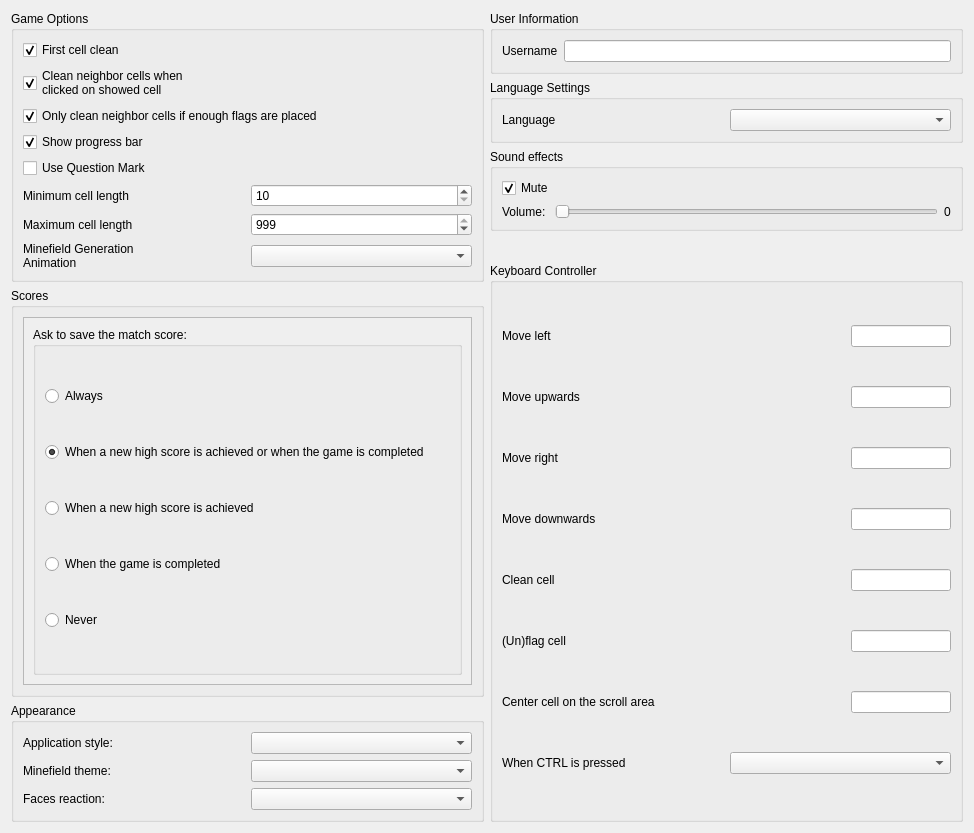
<?xml version="1.0" encoding="UTF-8"?>
<ui version="4.0">
 <class>LibreMinesPreferencesDialog</class>
 <widget class="QDialog" name="LibreMinesPreferencesDialog">
  <property name="geometry">
   <rect>
    <x>0</x>
    <y>0</y>
    <width>974</width>
    <height>833</height>
   </rect>
  </property>
  <property name="windowTitle">
   <string>Preferences</string>
  </property>
  <layout class="QGridLayout" name="gridLayout">
   <item row="0" column="0" rowspan="5">
    <widget class="QGroupBox" name="gbCheckBoxes">
     <property name="title">
      <string>Game Options</string>
     </property>
     <layout class="QVBoxLayout" name="verticalLayout">
      <item>
       <widget class="QCheckBox" name="cbFirstCellClean">
        <property name="text">
         <string>First cell clean</string>
        </property>
        <property name="checked">
         <bool>true</bool>
        </property>
       </widget>
      </item>
      <item>
       <widget class="QCheckBox" name="cbCleanNeighborCellsWhenClickedOnShowedCell">
        <property name="text">
         <string>Clean neighbor cells when
clicked on showed cell</string>
        </property>
        <property name="checked">
         <bool>true</bool>
        </property>
       </widget>
      </item>
      <item>
       <widget class="QCheckBox" name="cbUseNeighborProtection">
        <property name="text">
         <string>Only clean neighbor cells if enough flags are placed</string>
        </property>
        <property name="checked">
         <bool>true</bool>
        </property>
       </widget>
      </item>
      <item>
       <widget class="QCheckBox" name="cbProgressBarInGame">
        <property name="text">
         <string>Show progress bar</string>
        </property>
        <property name="checked">
         <bool>true</bool>
        </property>
       </widget>
      </item>
      <item>
       <widget class="QCheckBox" name="cbUseQuestionMark">
        <property name="text">
         <string>Use Question Mark</string>
        </property>
       </widget>
      </item>
      <item>
       <layout class="QHBoxLayout" name="horizontalLayout_12">
        <item>
         <widget class="QLabel" name="labelMinimumCellLength">
          <property name="text">
           <string>Minimum cell length</string>
          </property>
         </widget>
        </item>
        <item>
         <widget class="QSpinBox" name="sbMinimumCellLength">
          <property name="minimum">
           <number>10</number>
          </property>
          <property name="maximum">
           <number>999</number>
          </property>
         </widget>
        </item>
       </layout>
      </item>
      <item>
       <layout class="QHBoxLayout" name="horizontalLayout_11">
        <item>
         <widget class="QLabel" name="labelMaximumCellLength">
          <property name="text">
           <string>Maximum cell length</string>
          </property>
         </widget>
        </item>
        <item>
         <widget class="QSpinBox" name="sbMaximumCellLength">
          <property name="minimum">
           <number>10</number>
          </property>
          <property name="maximum">
           <number>999</number>
          </property>
          <property name="value">
           <number>999</number>
          </property>
          <property name="displayIntegerBase">
           <number>10</number>
          </property>
         </widget>
        </item>
       </layout>
      </item>
      <item>
       <layout class="QHBoxLayout" name="horizontalLayout_16">
        <item>
         <widget class="QLabel" name="labelMinefieldGenerationAnimation">
          <property name="text">
           <string>Minefield Generation
Animation</string>
          </property>
         </widget>
        </item>
        <item>
         <widget class="QComboBox" name="comboBoxMinefieldGenerationAnimation"/>
        </item>
       </layout>
      </item>
     </layout>
    </widget>
   </item>
   <item row="6" column="0">
    <widget class="QGroupBox" name="gbAppearance">
     <property name="title">
      <string>Appearance</string>
     </property>
     <layout class="QVBoxLayout" name="verticalLayout_3">
      <item>
       <layout class="QHBoxLayout" name="horizontalLayout_2">
        <item>
         <widget class="QLabel" name="labelApplicationStyle">
          <property name="text">
           <string>Application style:</string>
          </property>
         </widget>
        </item>
        <item>
         <widget class="QComboBox" name="comboBoxApplicationStyle"/>
        </item>
       </layout>
      </item>
      <item>
       <layout class="QHBoxLayout" name="horizontalLayout_9">
        <item>
         <widget class="QLabel" name="labelMinefieldTheme">
          <property name="text">
           <string>Minefield theme:</string>
          </property>
         </widget>
        </item>
        <item>
         <widget class="QComboBox" name="comboBoxMinefieldTheme"/>
        </item>
       </layout>
      </item>
      <item>
       <layout class="QHBoxLayout" name="horizontalLayout_13">
        <item>
         <widget class="QLabel" name="labelFacesReaction">
          <property name="text">
           <string>Faces reaction:</string>
          </property>
         </widget>
        </item>
        <item>
         <widget class="QComboBox" name="comboBoxFacesReaction"/>
        </item>
       </layout>
      </item>
     </layout>
    </widget>
   </item>
   <item row="0" column="1">
    <widget class="QGroupBox" name="gbLineEdits">
     <property name="title">
      <string>User Information</string>
     </property>
     <layout class="QVBoxLayout" name="verticalLayout_2">
      <item>
       <layout class="QHBoxLayout" name="horizontalLayout">
        <item>
         <widget class="QLabel" name="labelUsername">
          <property name="text">
           <string>Username</string>
          </property>
         </widget>
        </item>
        <item>
         <widget class="QLineEdit" name="lineEditUsername"/>
        </item>
       </layout>
      </item>
     </layout>
    </widget>
   </item>
   <item row="5" column="0">
    <widget class="QGroupBox" name="gbScores">
     <property name="title">
      <string>Scores</string>
     </property>
     <layout class="QVBoxLayout" name="verticalLayout_6">
      <item>
       <widget class="QScrollArea" name="scrollArea">
        <property name="widgetResizable">
         <bool>true</bool>
        </property>
        <widget class="QWidget" name="scrollAreaWidgetContents">
         <property name="geometry">
          <rect>
           <x>0</x>
           <y>0</y>
           <width>570</width>
           <height>264</height>
          </rect>
         </property>
         <layout class="QVBoxLayout" name="verticalLayout_7">
          <item>
           <widget class="QGroupBox" name="gbSaveScores">
            <property name="title">
             <string>Ask to save the match score:</string>
            </property>
            <layout class="QVBoxLayout" name="verticalLayout_8">
             <item>
              <widget class="QRadioButton" name="rbSaveScoreAlways">
               <property name="text">
                <string>Always</string>
               </property>
               <property name="checked">
                <bool>false</bool>
               </property>
              </widget>
             </item>
             <item>
              <widget class="QRadioButton" name="rbSaveScoreWhenHighScoreAndGameCompleted">
               <property name="text">
                <string>When a new high score is achieved or when the game is completed</string>
               </property>
               <property name="checked">
                <bool>true</bool>
               </property>
              </widget>
             </item>
             <item>
              <widget class="QRadioButton" name="rbSaveScoreWhenHighScore">
               <property name="text">
                <string>When a new high score is achieved</string>
               </property>
              </widget>
             </item>
             <item>
              <widget class="QRadioButton" name="rbSaveScoreWhenGameCompleted">
               <property name="text">
                <string>When the game is completed</string>
               </property>
              </widget>
             </item>
             <item>
              <widget class="QRadioButton" name="rbSaveScoreNever">
               <property name="text">
                <string>Never</string>
               </property>
              </widget>
             </item>
            </layout>
           </widget>
          </item>
         </layout>
        </widget>
       </widget>
      </item>
     </layout>
    </widget>
   </item>
   <item row="1" column="1">
    <widget class="QGroupBox" name="gbSettings">
     <property name="title">
      <string>Language Settings</string>
     </property>
     <layout class="QVBoxLayout" name="verticalLayout_5">
      <item>
       <layout class="QHBoxLayout" name="horizontalLayout_14">
        <item>
         <widget class="QLabel" name="labelLanguage">
          <property name="text">
           <string>Language</string>
          </property>
         </widget>
        </item>
        <item>
         <widget class="QComboBox" name="comboBoxLanguage"/>
        </item>
       </layout>
      </item>
     </layout>
    </widget>
   </item>
   <item row="2" column="1">
    <widget class="QGroupBox" name="gbSoundEffects">
     <property name="title">
      <string>Sound effects</string>
     </property>
     <layout class="QVBoxLayout" name="verticalLayout_9">
      <item>
       <widget class="QCheckBox" name="cbSoundMute">
        <property name="text">
         <string>Mute</string>
        </property>
        <property name="checked">
         <bool>true</bool>
        </property>
       </widget>
      </item>
      <item>
       <layout class="QHBoxLayout" name="horizontalLayout_17">
        <item>
         <widget class="QLabel" name="label_10">
          <property name="text">
           <string>Volume: </string>
          </property>
         </widget>
        </item>
        <item>
         <widget class="QSlider" name="sliderSoundVolume">
          <property name="maximum">
           <number>100</number>
          </property>
          <property name="orientation">
           <enum>Qt::Horizontal</enum>
          </property>
         </widget>
        </item>
        <item>
         <widget class="QLabel" name="labelSoundVolume">
          <property name="text">
           <string notr="true">0</string>
          </property>
         </widget>
        </item>
       </layout>
      </item>
     </layout>
    </widget>
   </item>
   <item row="4" column="1" rowspan="3">
    <widget class="QGroupBox" name="gbKeyboardController">
     <property name="title">
      <string>Keyboard Controller</string>
     </property>
     <layout class="QVBoxLayout" name="verticalLayout_4">
      <item>
       <layout class="QHBoxLayout" name="horizontalLayout_3">
        <item>
         <widget class="QLabel" name="label">
          <property name="text">
           <string>Move left</string>
          </property>
         </widget>
        </item>
        <item>
         <widget class="QKeyInput" name="keyInputMoveLeft">
          <property name="minimumSize">
           <size>
            <width>100</width>
            <height>0</height>
           </size>
          </property>
          <property name="maximumSize">
           <size>
            <width>100</width>
            <height>16777215</height>
           </size>
          </property>
          <property name="text">
           <string/>
          </property>
          <property name="alignment">
           <set>Qt::AlignCenter</set>
          </property>
         </widget>
        </item>
       </layout>
      </item>
      <item>
       <layout class="QHBoxLayout" name="horizontalLayout_7">
        <item>
         <widget class="QLabel" name="label_5">
          <property name="text">
           <string>Move upwards</string>
          </property>
         </widget>
        </item>
        <item>
         <widget class="QKeyInput" name="keyInputMoveUp">
          <property name="minimumSize">
           <size>
            <width>100</width>
            <height>0</height>
           </size>
          </property>
          <property name="maximumSize">
           <size>
            <width>100</width>
            <height>16777215</height>
           </size>
          </property>
          <property name="text">
           <string/>
          </property>
          <property name="alignment">
           <set>Qt::AlignCenter</set>
          </property>
         </widget>
        </item>
       </layout>
      </item>
      <item>
       <layout class="QHBoxLayout" name="horizontalLayout_4">
        <item>
         <widget class="QLabel" name="label_2">
          <property name="text">
           <string>Move right</string>
          </property>
         </widget>
        </item>
        <item>
         <widget class="QKeyInput" name="keyInputMoveRight">
          <property name="minimumSize">
           <size>
            <width>100</width>
            <height>0</height>
           </size>
          </property>
          <property name="maximumSize">
           <size>
            <width>100</width>
            <height>16777215</height>
           </size>
          </property>
          <property name="text">
           <string/>
          </property>
          <property name="alignment">
           <set>Qt::AlignCenter</set>
          </property>
         </widget>
        </item>
       </layout>
      </item>
      <item>
       <layout class="QHBoxLayout" name="horizontalLayout_6">
        <item>
         <widget class="QLabel" name="label_4">
          <property name="text">
           <string>Move downwards</string>
          </property>
         </widget>
        </item>
        <item>
         <widget class="QKeyInput" name="keyInputMoveDown">
          <property name="minimumSize">
           <size>
            <width>100</width>
            <height>0</height>
           </size>
          </property>
          <property name="maximumSize">
           <size>
            <width>100</width>
            <height>16777215</height>
           </size>
          </property>
          <property name="text">
           <string/>
          </property>
          <property name="alignment">
           <set>Qt::AlignCenter</set>
          </property>
         </widget>
        </item>
       </layout>
      </item>
      <item>
       <layout class="QHBoxLayout" name="horizontalLayout_5">
        <item>
         <widget class="QLabel" name="label_3">
          <property name="text">
           <string>Clean cell</string>
          </property>
         </widget>
        </item>
        <item>
         <widget class="QKeyInput" name="keyInputReleaseCell">
          <property name="minimumSize">
           <size>
            <width>100</width>
            <height>0</height>
           </size>
          </property>
          <property name="maximumSize">
           <size>
            <width>100</width>
            <height>16777215</height>
           </size>
          </property>
          <property name="text">
           <string/>
          </property>
          <property name="alignment">
           <set>Qt::AlignCenter</set>
          </property>
         </widget>
        </item>
       </layout>
      </item>
      <item>
       <layout class="QHBoxLayout" name="horizontalLayout_8">
        <item>
         <widget class="QLabel" name="label_6">
          <property name="text">
           <string>(Un)flag cell</string>
          </property>
         </widget>
        </item>
        <item>
         <widget class="QKeyInput" name="keyInputFlagCell">
          <property name="minimumSize">
           <size>
            <width>100</width>
            <height>0</height>
           </size>
          </property>
          <property name="maximumSize">
           <size>
            <width>100</width>
            <height>16777215</height>
           </size>
          </property>
          <property name="text">
           <string/>
          </property>
          <property name="alignment">
           <set>Qt::AlignCenter</set>
          </property>
         </widget>
        </item>
       </layout>
      </item>
      <item>
       <layout class="QHBoxLayout" name="horizontalLayout_15">
        <item>
         <widget class="QLabel" name="label_8">
          <property name="text">
           <string>Center cell on the scroll area</string>
          </property>
         </widget>
        </item>
        <item>
         <widget class="QKeyInput" name="keyInputCenterCell">
          <property name="minimumSize">
           <size>
            <width>100</width>
            <height>0</height>
           </size>
          </property>
          <property name="maximumSize">
           <size>
            <width>100</width>
            <height>16777215</height>
           </size>
          </property>
          <property name="text">
           <string/>
          </property>
          <property name="alignment">
           <set>Qt::AlignCenter</set>
          </property>
         </widget>
        </item>
       </layout>
      </item>
      <item>
       <layout class="QHBoxLayout" name="horizontalLayout_10">
        <item>
         <widget class="QLabel" name="label_7">
          <property name="text">
           <string>When CTRL is pressed</string>
          </property>
         </widget>
        </item>
        <item>
         <widget class="QComboBox" name="comboBoxWhenCtrlIsPressed"/>
        </item>
       </layout>
      </item>
     </layout>
    </widget>
   </item>
  </layout>
 </widget>
 <customwidgets>
  <customwidget>
   <class>QKeyInput</class>
   <extends>QLineEdit</extends>
   <header>qkeyinput.h</header>
  </customwidget>
 </customwidgets>
 <resources/>
 <connections/>
</ui>
